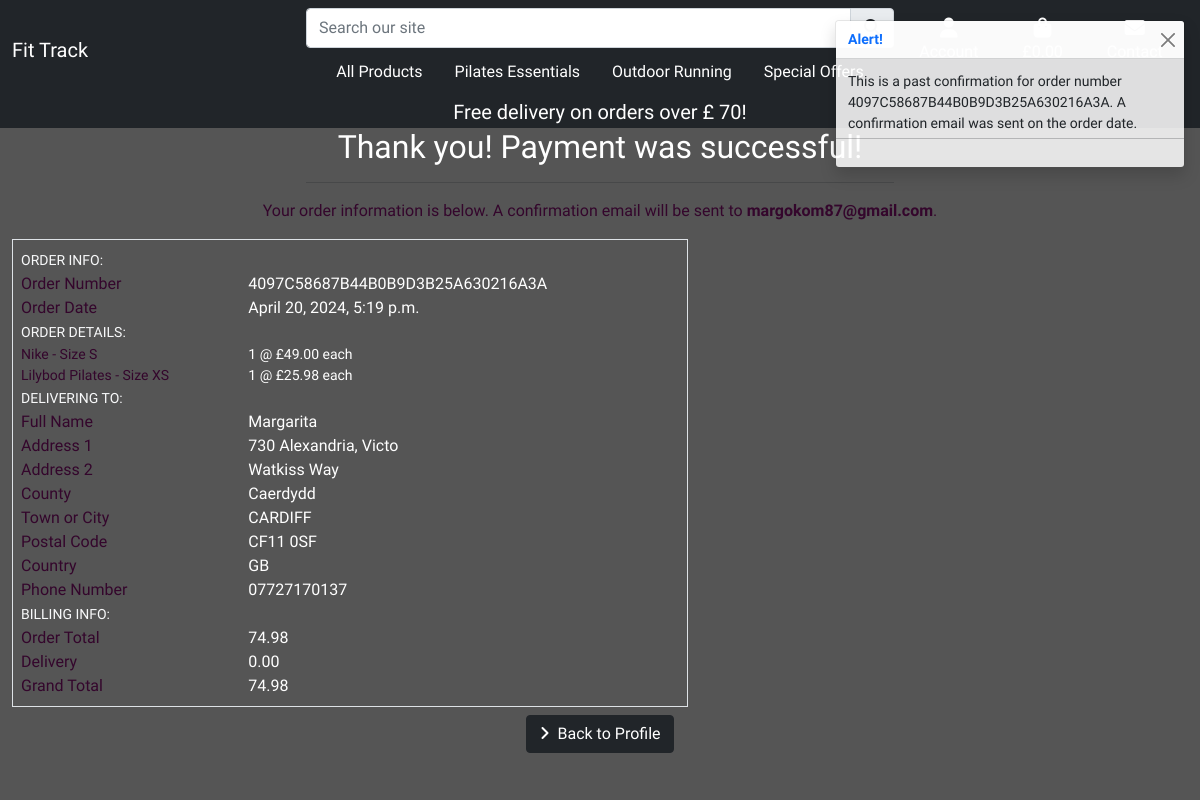
The page /profile/order_history/4097C58687B44B0B9D3B25A630216A3A on the database its author committed.
### checkout/models.py (models this page shows, shortened)
class Order(models.Model):
    order_number = models.CharField(max_length=32, null=False, editable=False)
    user_profile = models.ForeignKey(UserProfile, on_delete=models.SET_NULL,
                                     null=True,
                                     blank=True, related_name='orders')
    full_name = models.CharField(max_length=50, null=False, blank=False)
    email = models.EmailField(max_length=254, null=False, blank=False)
    phone_number = models.CharField(max_length=20, null=False, blank=False)
    country = models.CharField(max_length=40, null=False, blank=False)
    postcode = models.CharField(max_length=20, null=True, blank=True)
    town_or_city = models.CharField(max_length=40, null=False, blank=False)
    street_address1 = models.CharField(max_length=80, null=False, blank=False)
    street_address2 = models.CharField(max_length=80, null=True, blank=True)
    county = models.CharField(max_length=80, null=True, blank=True)
    date = models.DateTimeField(auto_now_add=True)
    delivery_cost = models.DecimalField(max_digits=6, decimal_places=2,
                                        null=False, default=0)
    order_total = models.DecimalField(max_digits=10, decimal_places=2,
                                      null=False, default=0)
    grand_total = models.DecimalField(max_digits=10, decimal_places=2,
                                      null=False, default=0)
    original_bag = models.TextField(null=False, blank=False, default='')
    stripe_pid = models.CharField(max_length=254, null=False,
                                  blank=False, default='')

class OrderLineItem(models.Model):
    order = models.ForeignKey(Order, null=False, blank=False,
                              on_delete=models.CASCADE,
                              related_name='lineitems')
    product = models.ForeignKey(Product, null=False, blank=False,
                                on_delete=models.CASCADE)
    product_size = models.CharField(max_length=2, null=True, blank=True)
    quantity = models.IntegerField(null=False, blank=False, default=0)
    lineitem_total = models.DecimalField(max_digits=6, decimal_places=2,
                                         null=False, blank=False,
                                         editable=False)

### products/models.py (models this page shows, shortened)
class Product(models.Model):
    category = models.ForeignKey('Category', null=True, blank=True, on_delete=models.SET_NULL)
    sku = models.CharField(max_length=254, null=True, blank=True)
    name = models.CharField(max_length=254)
    different_size = models.BooleanField(default=False)
    description = models.TextField()
    new = models.BooleanField(default=False)
    on_sale = models.BooleanField(default=False)
    all_specials = models.BooleanField(default=False)
    details = models.CharField(max_length=360)
    materials = models.CharField(max_length=254, null=True,default=None)
    fabric_care = models.CharField(max_length=360)
    price = models.DecimalField(max_digits=6, decimal_places=2)
    rating = models.DecimalField(max_digits=6, decimal_places=2, null=True, blank=True)
    image = models.ImageField(null=True, blank=True)
    size = models.CharField(max_length=254, null=True, blank=True)
    weight =  models.CharField(max_length=254, null=True, blank=True)
    special_price = models.DecimalField(
        max_digits=6, decimal_places=2, null=False, blank=False, default=0)

### profiles/views.py (the view)
# urls.py: path('order_history/<order_number>', views.order_history, name='order_history'),
def order_history(request, order_number):
    order = get_object_or_404(Order, order_number=order_number)
    messages.info(request, (
        f'This is a past confirmation for order number {order_number}. '
        'A confirmation email was sent on the order date.'
    ))
    template = 'checkout/checkout_success.html'
    context = {
        'order': order,
        'from_profile': True,
    }
    return render(request, template, context)

### bag/contexts.py (called while the page is built, shortened)
def bag_contents(request):
    bag_items = []
    total = 0
    product_count = 0
    bag = request.session.get('bag', {})
    if product_count > 0 and total < settings.FREE_DELIVERY_THRESHOLD:
        delivery = Decimal(settings.STANDARD_DELIVERY_COST)
        free_delivery_delta = settings.FREE_DELIVERY_THRESHOLD - total
    else:
        delivery = 0
        free_delivery_delta = 0
    grand_total = delivery + total
    context = {
        'bag_items': bag_items,
        'total': total,
        'product_count': product_count,
        'delivery': delivery,
        'free_delivery_delta': free_delivery_delta,
        'free_delivery_threshold': settings.FREE_DELIVERY_THRESHOLD,
        'grand_total': grand_total,
    }
    return context

### checkout/templates/checkout/checkout_success.html
{% extends "base.html"%}
{% load static %}
{% block extra_css %}
<link rel="stylesheet" href="{% static 'checkout/css/checkout.css' %}">
{% endblock %}
{% block content %}
<div class="cover"></div>
<div class="container-fluid vh-100 clear-nav">
    {% include 'includes/banner.html'%}
    <div class="row">
        <div class="col text-center ">
            <h2 class="text-white">Thank you! Payment was successful!</h2>
            <hr class="w-50 mx-auto mb-3">
            <p class="text-purple"> Your order information is below. A confirmation email will be sent to <strong>{{ order.email }}</strong>.</p>
        </div>
    </div>
    <div class="row">
        <div class="col-12 col-lg-7">
            <div class="order-confirmation-wrapper p-2 border">
                <div class="row">
                    <div class="col">
                        <small class="text-light text-uppercase font-weight-bold">Order Info:</small>
                    </div>
                </div>
                <div class="row">
                    <div class="col-12 col-md-4">
                        <p class="mb-0 text-purple font-weight-bold">Order Number</p>
                    </div>
                    <div class="col-12 col-md-8 text-md-right">
                        <p class="mb-0">{{ order.order_number }}</p>
                    </div>
                </div>
                <div class="row">
                    <div class="col-12 col-md-4">
                        <p class="mb-0 text-purple font-weight-bold">Order Date</p>
                    </div>
                    <div class="col-12 col-md-8 text-md-right">
                        <p class="mb-0">{{ order.date }}</p>
                    </div>
                </div>
                <div class="row">
                    <div class="col">
                        <small class="text-light text-uppercase font-weight-bold">Order Details:</small>
                    </div>
                </div>
                {% for item in order.lineitems.all %}
                <div class="row">
                    <div class="col-12 col-md-4">
                        <p class="small mb-0 text-purple font-weight-bold">
                            {{ item.product.name }}{% if item.product_size %} - Size {{ item.product.size|upper }}{% endif %}
                        </p>
                    </div>
                    <div class="col-12 col-md-8 text-md-right">
                        {% if item.product.special_price %}
                        <p class="small mb-0">{{ item.quantity }} @ £{{ item.product.special_price }} each</p>
                        {% else %}
                        <p class="small mb-0">{{ item.quantity }} @ £{{ item.product.price }} each</p>
                        {% endif %}
                    </div>
                </div>
                {% endfor %}
                <div class="row">
                    <div class="col">
                        <small class="text-light text-uppercase font-weight-bold">Delivering To:</small>
                    </div>
                </div>
                <div class="row">
                    <div class="col-12 col-md-4">
                        <p class="mb-0 text-purple font-weight-bold">Full Name</p>
                    </div>
                    <div class="col-12 col-md-8 text-md-right">
                        <p class="mb-0">{{ order.full_name }}</p>
                    </div>
                </div>
                <div class="row">
                    <div class="col-12 col-md-4">
                        <p class="mb-0 text-purple font-weight-bold">Address 1</p>
                    </div>
                    <div class="col-12 col-md-8 text-md-right">
                        <p class="mb-0">{{ order.street_address1 }}</p>
                    </div>
                </div>
                {% if order.street_address2 %}
                <div class="row">
                    <div class="col-12 col-md-4">
                        <p class="mb-0 text-purple font-weight-bold">Address 2</p>
                    </div>
                    <div class="col-12 col-md-8 text-md-right">
                        <p class="mb-0">{{ order.street_address2 }}</p>
                    </div>
                </div>
                {% endif %}
                {% if order.county %}
                <div class="row">
                    <div class="col-12 col-md-4">
                        <p class="mb-0 text-purple font-weight-bold">County</p>
                    </div>
                    <div class="col-12 col-md-8 text-md-right">
                        <p class="mb-0">{{ order.county }}</p>
                    </div>
                </div>
                {% endif %}
                <div class="row">
                    <div class="col-12 col-md-4">
                        <p class="mb-0 text-purple font-weight-bold">Town or City</p>
                    </div>
                    <div class="col-12 col-md-8 text-md-right">
                        <p class="mb-0">{{ order.town_or_city }}</p>
                    </div>
                </div>
                {% if order.postcode %}
                <div class="row">
                    <div class="col-12 col-md-4">
                        <p class="mb-0 text-purple font-weight-bold">Postal Code</p>
                    </div>
                    <div class="col-12 col-md-8 text-md-right">
                        <p class="mb-0">{{ order.postcode }}</p>
                    </div>
                </div>
                {% endif %}
                <div class="row">
                    <div class="col-12 col-md-4">
                        <p class="mb-0 text-purple font-weight-bold">Country</p>
                    </div>
                    <div class="col-12 col-md-8 text-md-right">
                        <p class="mb-0">{{ order.country }}</p>
                    </div>
                </div>
                <div class="row">
                    <div class="col-12 col-md-4">
                        <p class="mb-0 text-purple font-weight-bold">Phone Number</p>
                    </div>
                    <div class="col-12 col-md-8 text-md-right">
                        <p class="mb-0">{{ order.phone_number }}</p>
                    </div>
                </div>
                <div class="row">
                    <div class="col">
                        <small class="text-light text-uppercase font-weight-bold">Billing Info:</small>
                    </div>
                </div>
                <div class="row">
                    <div class="col-12 col-md-4">
                        <p class="mb-0 text-purple font-weight-bold">Order Total</p>
                    </div>
                    <div class="col-12 col-md-8 text-md-right">
                        <p class="mb-0">{{ order.order_total }}</p>
                    </div>
                </div>
                <div class="row">
                    <div class="col-12 col-md-4">
                        <p class="mb-0 text-purple font-weight-bold">Delivery</p>
                    </div>
                    <div class="col-12 col-md-8 text-md-right">
                        <p class="mb-0">{{ order.delivery_cost }}</p>
                    </div>
                </div>
                <div class="row">
                    <div class="col-12 col-md-4">
                        <p class="mb-0 text-purple font-weight-bold">Grand Total</p>
                    </div>
                    <div class="col-12 col-md-8 text-md-right">
                        <p class="mb-0">{{ order.grand_total }}</p>
                    </div>
                </div>
            </div>
        </div>
    </div>
        <div class="row">
        <div class="col-12 text-center">
            {% if from_profile %}
                <a href="{% url 'profile' %}"  class="btn btn-dark text-center mt-2 shopping-button">
                    <i class="fas fa-angle-right pe-2"></i>Back to Profile
                </a>
            {% else %}
                <a href="{% url 'products' %}?all_specials"  class="btn btn-dark text-center mt-2 shopping-button">
                    <i class="fas fa-gifts pe-2"></i>Check out our latest speacial deals!
                </a>
            {% endif %}
        </div>
    </div>
</div>
{% endblock %}

### static/css/base.css (style rules this page uses)
html { height:100%; }
body { font-family:'Bacasime Antique', serif ; background: url('/media/woman.jpg') no-repeat center center fixed; background-size: cover; height: 100%; display: flex; flex-direction: column; }
.cover { height: 100%; width: 100%; position: fixed; z-index: -1; top: 0; left: 0; background-color: #555; }
.mt-3,.nav-link, p { color:#fff !important; }
.text-purple { color: rgb(52, 6, 44) !important;; }
.btn { margin-top: 10px; }

### rows shown on the page
Order: email "margokom87@gmail.com", order_number "4097C58687B44B0B9D3B25A630216A3A", date "April 20, 2024, 5:19 p.m.", full_name "Margarita", street_address1 "730 Alexandria, Victo", street_address2 "Watkiss Way", county "Caerdydd", town_or_city "CARDIFF", postcode "CF11 0SF", country "GB", phone_number "07727170137", order_total "74.98", delivery_cost "0.00", grand_total "74.98"
OrderLineItem: product.name "Nike", product.size "S", quantity "1", product.price "49.00"
OrderLineItem: product.name "Lilybod Pilates", product.size "XS", quantity "1", product.special_price "25.98"

### other values the page prints
{{ message }} "This is a past confirmation for order number 4097C58687B44B0B9D3B25A630216A3A. A confirmation email was sent on the order date."
{{ free_delivery_threshold }} "70"
